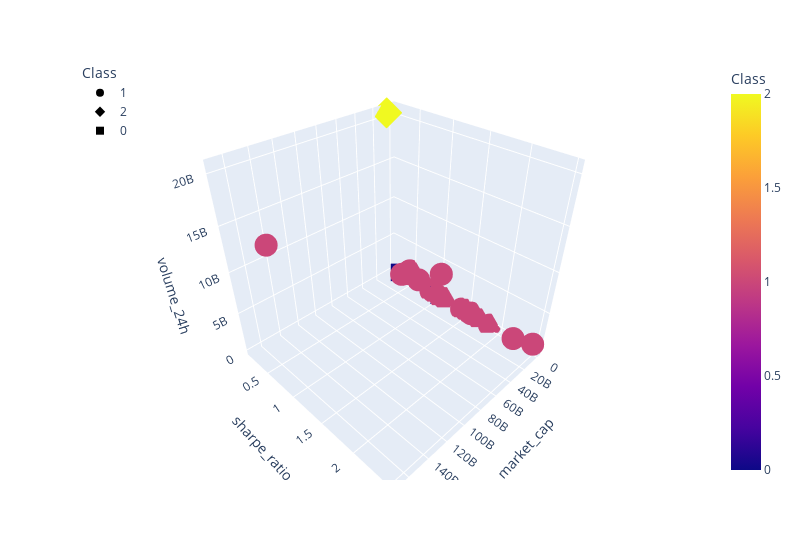

Notebook source saved alongside this figure:
### Code cell
#3D-Scatter with the PCA data and the clusters
fig = px.scatter_3d(
    clustered_df_3f,
    x="market_cap",
    y="sharpe_ratio",
    z="volume_24h",
    hover_name='symbol',#need to add 
    hover_data=["sharpe_ratio"],
    color="Class",
    symbol="Class",
    width=800,
)
fig.update_layout(legend=dict(x=0, y=1))
fig.show()

### Figure 1 — Plotly figure (JSON) as saved in the notebook; plotly's stock layout.template omitted (floating-point values rounded to 4 significant figures)
{"data": [{"customdata": [[0.8288], [1.31], [0.4064], [0.6738], [2.232], [2.491], [0.4833], [0.4587], [1.581], [1.574], [1.05], [0.4026], [0.915], [1.113], [1.472], [0.9127], [0.9554], [1.016], [1.402], [1.855], [1.549], [1.43], [1.625], [0.8612], [1.071], [1.708]], "hovertemplate": "<b>%{hovertext}</b><br><br>Class=%{marker.color}<br>market_cap=%{x}<br>sharpe_ratio=%{customdata[0]}<br>volume_24h=%{z}<extra></extra>", "hovertext": ["BTC/USD", "ETH/USD", "XRP/USD", "BCH/USD", "ADA/USD", "LINK/USD", "LTC/USD", "EOS/USD", "XTZ/USD", "XLM/USD", "XMR/USD", "ATOM/USD", "ETC/USD", "DASH/USD", "ZEC/USD", "BAT/USD", "DOGE/USD", "QTUM/USD", "REP/USD", "ICX/USD", "OMG/USD", "LSK/USD", "SC/USD", "WAVES/USD", "NANO/USD", "GNO/USD"], "legendgroup": "1", "marker": {"color": [1, 1, 1, 1, 1, 1, 1, 1, 1, 1, 1, 1, 1, 1, 1, 1, 1, 1, 1, 1, 1, 1, 1, 1, 1, 1], "coloraxis": "coloraxis", "symbol": "circle"}, "mode": "markers", "name": "1", "scene": "scene", "showlegend": true, "type": "scatter3d", "x": [168717487841, 26102873413, 8576460271, 4142723454, 3264729528, 2980096660, 2735351662, 2341700324, 2308659583, 1975519302, 1186233411, 751606414, 701951890, 667953155, 566132787, 387996354, 369531670, 222061200, 211744083, 211476272, 207621552, 146157881, 139413612, 139228897, 131738056, 29084690], "y": [0.8288, 1.31, 0.4064, 0.6738, 2.232, 2.491, 0.4833, 0.4587, 1.581, 1.574, 1.05, 0.4026, 0.915, 1.113, 1.472, 0.9127, 0.9554, 1.016, 1.402, 1.855, 1.549, 1.43, 1.625, 0.8612, 1.071, 1.708], "z": [15767240612, 6188149434, 1059298382, 1145654591, 421537970, 1103767822, 1569856657, 1310008942, 395568874, 433047277, 84038187, 167623688, 630726509, 188383215, 233781042, 169733540, 76225039, 355634823, 25157195, 29875021, 75687030, 5925919, 6645690, 71772764, 10940010, 138887]}, {"customdata": [[0.1428]], "hovertemplate": "<b>%{hovertext}</b><br><br>Class=%{marker.color}<br>market_cap=%{x}<br>sharpe_ratio=%{customdata[0]}<br>volume_24h=%{z}<extra></extra>", "hovertext": ["USDT/USD"], "legendgroup": "2", "marker": {"color": [2], "coloraxis": "coloraxis", "symbol": "diamond"}, "mode": "markers", "name": "2", "scene": "scene", "showlegend": true, "type": "scatter3d", "x": [9194532030], "y": [0.1428], "z": [20586450872]}, {"customdata": [[0.2971], [1.05]], "hovertemplate": "<b>%{hovertext}</b><br><br>Class=%{marker.color}<br>market_cap=%{x}<br>sharpe_ratio=%{customdata[0]}<br>volume_24h=%{z}<extra></extra>", "hovertext": ["DAI/USD", "PAXG/USD"], "legendgroup": "0", "marker": {"color": [0, 0], "coloraxis": "coloraxis", "symbol": "square"}, "mode": "markers", "name": "0", "scene": "scene", "showlegend": true, "type": "scatter3d", "x": [200247413, 43791238], "y": [0.2971, 1.05], "z": [9359516, 1188599]}], "layout": {"coloraxis": {"colorbar": {"title": {"text": "Class"}}, "colorscale": [[0, "#0d0887"], [0.1111, "#46039f"], [0.2222, "#7201a8"], [0.3333, "#9c179e"], [0.4444, "#bd3786"], [0.5556, "#d8576b"], [0.6667, "#ed7953"], [0.7778, "#fb9f3a"], [0.8889, "#fdca26"], [1, "#f0f921"]]}, "legend": {"title": {"text": "Class"}, "tracegroupgap": 0, "x": 0, "y": 1}, "margin": {"t": 60}, "scene": {"domain": {"x": [0, 1], "y": [0, 1]}, "xaxis": {"title": {"text": "market_cap"}}, "yaxis": {"title": {"text": "sharpe_ratio"}}, "zaxis": {"title": {"text": "volume_24h"}}}, "width": 800}}
